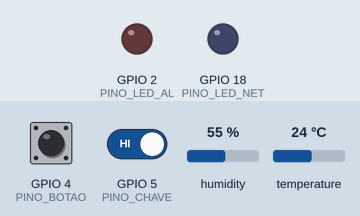
Bench run of a sketch on a simulated ESP32. Shown: output pins drawn as LEDs (lit = HIGH). The test bench sets the inputs (shaded band); at power-on: temperature 24 °C, GPIO 5 (PINO_CHAVE) HIGH, GPIO 4 (PINO_BOTAO) HIGH, humidity 55 %. WiFi joins after 1.5 s; servers stay silent unless stated; no MQTT or app messages arrive unless stated; what the sketch prints to the serial monitor is not drawn.

Above: at 2.7 s.
2.8 s: temperature set to 37.4 °C
6.5 s: temperature set to 38.6 °C
At 9.2 s:
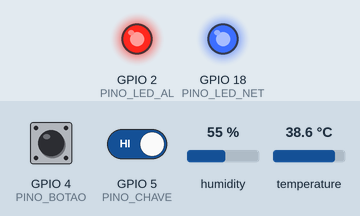
9.5 s: GPIO 5 (PINO_CHAVE) driven LOW
At 10.0 s:
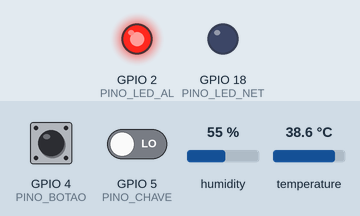
11.0 s: GPIO 5 (PINO_CHAVE) driven HIGH
At 12.0 s:
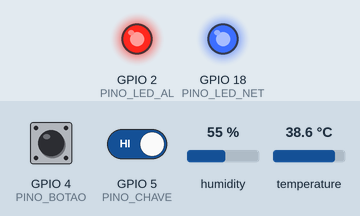
12.5 s: temperature set to 12 °C
At 15.1 s:
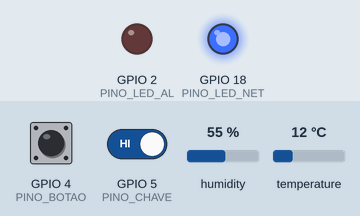
15.5 s: GPIO 4 (PINO_BOTAO) pulsed LOW 2 times (0.12 s each, 0.3 s apart)
At 16.7 s:
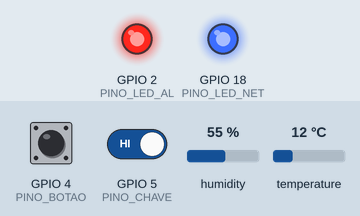
Timing chart, 0 to 23.1 s (numbered marks = the images above; inputs shaded):
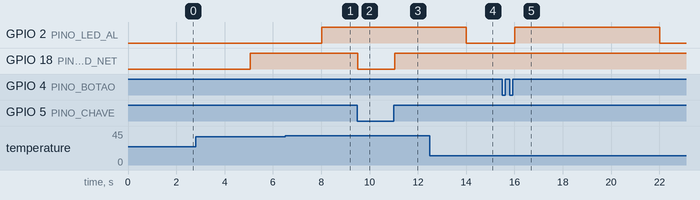

The sketch:

sketch.ino
```cpp
/*
  CardioIA Conectada | Fase 3 | FIAP, Inteligência Artificial, 2º ano
  Marlon Paulino Marinho, RM566793, Grupo 67

  Um monitor cardíaco vestível simulado no Wokwi.

  Em poucas palavras, a cada 2 segundos o aparelho:
    1. mede a temperatura no DHT22 e calcula os batimentos pelos toques no botão;
    2. acende o LED vermelho se encontrar febre, coração acelerado ou coração lento;
    3. guarda a leitura na memória, com ou sem internet;
    4. se a chave do "Wi-Fi" estiver ligada, envia o que estiver guardado
       (pelo Monitor Serial e por MQTT) e libera a memória.

  Para onde vão os dados: broker público da HiveMQ (broker.hivemq.com, porta 1883).
    cardioia/rm566793/vitais  -> uma leitura por mensagem, em JSON
    cardioia/rm566793/status  -> se o aparelho está online e quanto tem guardado
*/

#include <WiFi.h>
#include <PubSubClient.h>
#include "DHTesp.h"

// ---------------- Onde cada peça está ligada ----------------
const int PINO_DHT     = 15;  // DHT22: temperatura e umidade
const int PINO_BOTAO   = 4;   // botão: cada toque é um batimento
const int PINO_CHAVE   = 5;   // chave deslizante: funciona como o Wi-Fi
const int PINO_LED_AL  = 2;   // LED vermelho: sinal de risco
const int PINO_LED_NET = 18;  // LED azul: conectado e enviando

// ---------------- Rede e envio por MQTT ----------------
const char* WIFI_SSID   = "Wokwi-GUEST";   // rede virtual do Wokwi (sem senha)
const char* WIFI_SENHA  = "";
const char* MQTT_HOST   = "broker.hivemq.com";
const int   MQTT_PORTA  = 1883;
const char* TOPICO_DADOS  = "cardioia/rm566793/vitais";
const char* TOPICO_STATUS = "cardioia/rm566793/status";

// ---------------- Limites de alerta (didáticos, não substituem avaliação médica) ----------------
const float TEMP_FEBRE    = 38.0;  // °C: acima disso, febre
const int   BPM_TAQUI     = 120;   // batimentos por minuto: acima disso, coração acelerado
const int   BPM_BRADI     = 50;    // abaixo disso (havendo pulso), coração lento

// ---------------- Ritmo das medições ----------------
const unsigned long INTERVALO_LEITURA_MS = 2000;  // na demonstração: uma leitura a cada 2 s
                                                   // no uso real eu usaria uma a cada 10 s
const unsigned long JANELA_BPM_MS = 6000;          // 6 s sem toque = sem pulso detectado

// ---------------- Reserva para quando a internet cai ----------------
// Cabem 3000 leituras. Cada uma ocupa 12 bytes, então são uns 36 KB de memória.
// Com uma leitura a cada 10 s, isso cobre mais de 8 horas sem internet: uma noite inteira.
// Se encher, a leitura mais antiga dá lugar à mais nova e o contador "perdidas" registra.
const int CAPACIDADE = 3000;

struct Leitura {
  uint32_t seq;      // número da leitura: um buraco na sequência mostra que algo se perdeu
  uint32_t t_ms;     // quando foi medida (milissegundos desde que o aparelho ligou)
  int16_t  temp10;   // temperatura vezes 10 (36,8 °C vira 368), para ocupar menos espaço
  uint8_t  umid;     // umidade em %
  uint8_t  bpm;      // batimentos por minuto (0 = nenhum pulso detectado)
};

Leitura buffer[CAPACIDADE];
int inicio = 0;           // posição da leitura mais antiga
int qtd = 0;              // quantas leituras estão guardadas
uint32_t perdidas = 0;    // quantas foram sobrescritas por falta de espaço
uint32_t seqAtual = 0;

// ---------------- Batimentos a partir do botão ----------------
// Cada toque guarda o horário. A média do intervalo entre os últimos toques vira o BPM.
const int MAX_TOQUES = 6;
volatile unsigned long toques[MAX_TOQUES];
volatile int nToques = 0;
volatile unsigned long ultimoToque = 0;

void IRAM_ATTR aoTocar() {
  unsigned long agora = millis();
  if (agora - ultimoToque < 200) return;   // ignora toques com menos de 200 ms de diferença (ruído do botão)
  ultimoToque = agora;
  if (nToques < MAX_TOQUES) {
    toques[nToques++] = agora;
  } else {                                 // lista cheia: sai o toque mais antigo, entra o novo
    for (int i = 1; i < MAX_TOQUES; i++) toques[i - 1] = toques[i];
    toques[MAX_TOQUES - 1] = agora;
  }
}

int calcularBPM() {
  noInterrupts();
  int n = nToques;
  unsigned long primeiro = n > 0 ? toques[0] : 0;
  unsigned long ultimo   = n > 0 ? toques[n - 1] : 0;
  interrupts();
  if (n < 2 || millis() - ultimo > JANELA_BPM_MS) {
    if (n > 0 && millis() - ultimo > JANELA_BPM_MS) { noInterrupts(); nToques = 0; interrupts(); }
    return 0;                              // nenhum toque recente: sem pulso
  }
  // média do intervalo entre os toques, convertida para batimentos por minuto
  return (int)(60000.0 * (n - 1) / (ultimo - primeiro) + 0.5);
}

// ---------------- Peças de software ----------------
DHTesp dht;
WiFiClient wifiClient;
PubSubClient mqtt(wifiClient);
unsigned long ultimaLeitura = 0;
unsigned long ultimaTentativaMqtt = 0;
bool estavaOnline = false;

// ---------------- Guardar na reserva ----------------
void guardar(const Leitura& l) {
  if (qtd < CAPACIDADE) {
    buffer[(inicio + qtd) % CAPACIDADE] = l;
    qtd++;
  } else {                                 // cheia: a mais antiga dá lugar à nova
    buffer[inicio] = l;
    inicio = (inicio + 1) % CAPACIDADE;
    perdidas++;
  }
}

String classificar(float temp, int bpm) {
  if (temp > TEMP_FEBRE && bpm > BPM_TAQUI) return "FEBRE+TAQUICARDIA";
  if (temp > TEMP_FEBRE)                    return "FEBRE";
  if (bpm > BPM_TAQUI)                      return "TAQUICARDIA";
  if (bpm > 0 && bpm < BPM_BRADI)           return "BRADICARDIA";
  return "OK";
}

String paraJSON(const Leitura& l) {
  float temp = l.temp10 / 10.0;
  unsigned long atraso = (millis() - l.t_ms) / 1000;   // há quantos segundos foi medida (0 = ao vivo)
  String j = "{";
  j += "\"id\":\"cardioia-rm566793\",";
  j += "\"seq\":" + String(l.seq) + ",";
  j += "\"temp\":" + String(temp, 1) + ",";
  j += "\"umid\":" + String(l.umid) + ",";
  j += "\"bpm\":" + String(l.bpm) + ",";
  j += "\"alerta\":\"" + classificar(temp, l.bpm) + "\",";
  j += "\"atraso_s\":" + String(atraso);
  j += "}";
  return j;
}

// ---------------- Conexão ----------------
bool wifiSimulado() {
  // O enunciado pede uma variável booleana para o Wi-Fi. Aqui ela vem da chave deslizante.
  return digitalRead(PINO_CHAVE) == HIGH;
}

void conectarWiFiReal() {
  Serial.print("[REDE] Conectando ao Wi-Fi do simulador");
  WiFi.begin(WIFI_SSID, WIFI_SENHA, 6);
  unsigned long t0 = millis();
  while (WiFi.status() != WL_CONNECTED && millis() - t0 < 10000) {
    delay(250);
    Serial.print(".");
  }
  Serial.println(WiFi.status() == WL_CONNECTED ? " ok" : " falhou (seguimos offline)");
}

bool garantirMqtt() {
  if (mqtt.connected()) return true;
  if (millis() - ultimaTentativaMqtt < 5000) return false;   // tenta de novo a cada 5 s, sem parar de medir
  ultimaTentativaMqtt = millis();
  if (WiFi.status() != WL_CONNECTED) { WiFi.reconnect(); return false; }
  String clientId = "cardioia-rm566793-" + String((uint32_t)ESP.getEfuseMac(), HEX);
  Serial.print("[MQTT] Conectando ao broker... ");
  if (mqtt.connect(clientId.c_str(), TOPICO_STATUS, 0, true, "{\"estado\":\"desconectado\"}")) {
    Serial.println("ok");
    return true;
  }
  Serial.println("falhou, estado=" + String(mqtt.state()));
  return false;
}

void publicarStatus(const char* estado) {
  if (!mqtt.connected()) return;
  String s = "{\"estado\":\"" + String(estado) + "\",\"buffer\":" + String(qtd) +
             ",\"capacidade\":" + String(CAPACIDADE) + ",\"perdidas\":" + String(perdidas) + "}";
  mqtt.publish(TOPICO_STATUS, s.c_str(), true);   // "retain": quem abrir o painel depois já vê o último estado
}

// Envia o que está guardado, da leitura mais antiga para a mais nova, e libera a memória.
// Vão no máximo 25 por vez, para o aparelho continuar medindo mesmo com milhares na fila.
void sincronizar() {
  int enviadas = 0;
  int pendentesAntes = qtd;
  while (qtd > 0 && enviadas < 25) {
    String json = paraJSON(buffer[inicio]);
    if (!mqtt.publish(TOPICO_DADOS, json.c_str())) {
      Serial.println("[MQTT] envio falhou; a leitura continua guardada");
      return;                              // só libera a leitura depois que o envio deu certo
    }
    Serial.println("[NUVEM] " + json);
    inicio = (inicio + 1) % CAPACIDADE;
    qtd--;
    enviadas++;
  }
  if (pendentesAntes > 1 && qtd == 0) {   // só avisa quando havia leituras acumuladas
    Serial.println("[SYNC] buffer vazio: tudo sincronizado");
    publicarStatus("online");
  }
}

// ---------------- Início e repetição ----------------
void setup() {
  Serial.begin(115200);
  pinMode(PINO_BOTAO, INPUT_PULLUP);
  pinMode(PINO_CHAVE, INPUT);
  pinMode(PINO_LED_AL, OUTPUT);
  pinMode(PINO_LED_NET, OUTPUT);
  attachInterrupt(digitalPinToInterrupt(PINO_BOTAO), aoTocar, FALLING);
  dht.setup(PINO_DHT, DHTesp::DHT22);

  Serial.println();
  Serial.println("=== CardioIA Conectada | RM566793 ===");
  Serial.println("Chave para a DIREITA = online | ESQUERDA = offline");
  Serial.println("Toque o botao no ritmo do coracao para gerar o BPM");

  mqtt.setServer(MQTT_HOST, MQTT_PORTA);
  mqtt.setBufferSize(512);
  conectarWiFiReal();
}

void loop() {
  bool online = wifiSimulado() && garantirMqtt();
  if (mqtt.connected()) mqtt.loop();
  digitalWrite(PINO_LED_NET, online ? HIGH : LOW);

  if (online != estavaOnline) {            // a conexão mudou: avisa no Serial e no broker
    if (online) {
      Serial.println("[REDE] ONLINE: sincronizando " + String(qtd) + " leituras guardadas");
      publicarStatus("online");
    } else {
      Serial.println("[REDE] OFFLINE: coletando e guardando no ESP32");
      publicarStatus("offline");   // avisa o painel antes de soltar a conexão
      mqtt.disconnect();
    }
    estavaOnline = online;
  }

  // 1) Medir: acontece sempre, com ou sem internet
  if (millis() - ultimaLeitura >= INTERVALO_LEITURA_MS) {
    ultimaLeitura = millis();
    TempAndHumidity th = dht.getTempAndHumidity();
    if (isnan(th.temperature) || isnan(th.humidity)) {
      Serial.println("[SENSOR] falha na leitura do DHT22");
    } else {
      Leitura l;
      l.seq    = ++seqAtual;
      l.t_ms   = millis();
      l.temp10 = (int16_t)lround(th.temperature * 10);
      l.umid   = (uint8_t)constrain(lround(th.humidity), 0, 100);
      l.bpm    = (uint8_t)constrain(calcularBPM(), 0, 255);
      guardar(l);

      // classifica com o mesmo valor arredondado que vai no JSON, para LED e painel concordarem
      String alerta = classificar(l.temp10 / 10.0, l.bpm);
      digitalWrite(PINO_LED_AL, alerta != "OK" ? HIGH : LOW);

      if (!online) {
        Serial.printf("[OFFLINE] leitura #%lu guardada | %.1f C | %u bpm | %s | buffer %d/%d | perdidas %lu\n",
                      (unsigned long)l.seq, l.temp10 / 10.0, l.bpm, alerta.c_str(), qtd, CAPACIDADE,
                      (unsigned long)perdidas);
      }
    }
  }

  // 2) Enviar: só quando há conexão
  if (online) sincronizar();
}
```

Measured:
- the behaviour switches between 38 and 38.1 °C on temperature (found by bisection; images 0 and 1)
- after the input at 6.5 s, GPIO 2 (PINO_LED_AL): LOW → HIGH after 1.5 s
- after the input at 9.5 s, GPIO 18 (PINO_LED_NET): HIGH → LOW at once
- after the input at 11.0 s, GPIO 18 (PINO_LED_NET): LOW → HIGH after 0.05 s
- after the input at 12.5 s, GPIO 2 (PINO_LED_AL): HIGH → LOW after 1.5 s
- after the input at 15.5 s, GPIO 2 (PINO_LED_AL): LOW → HIGH after 0.51 s, → LOW 6.0 s later
